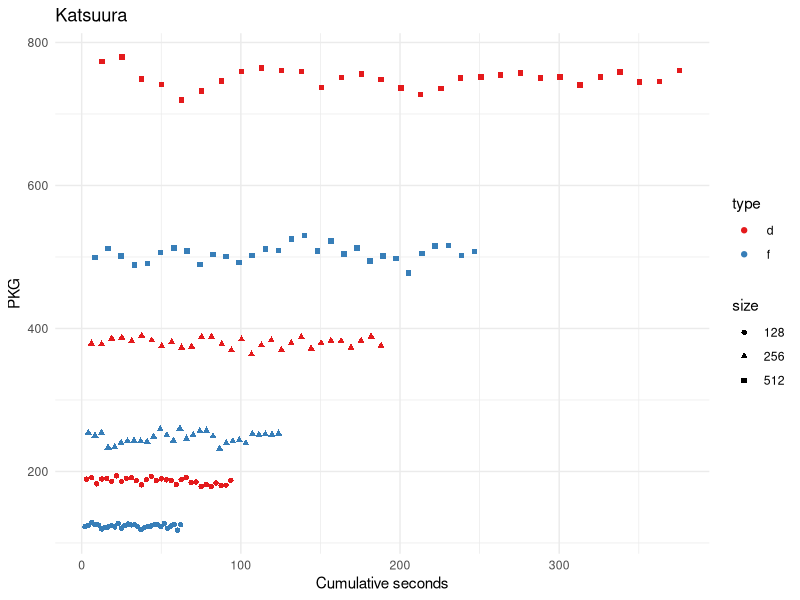
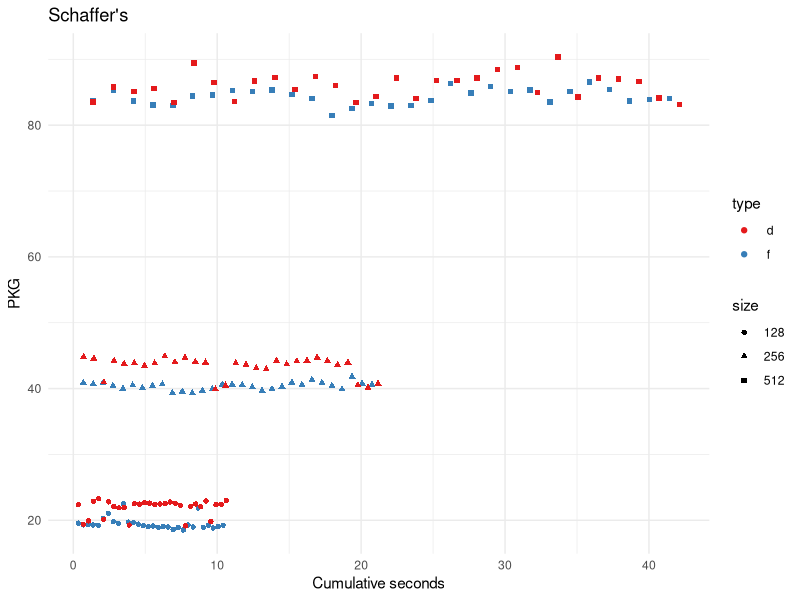
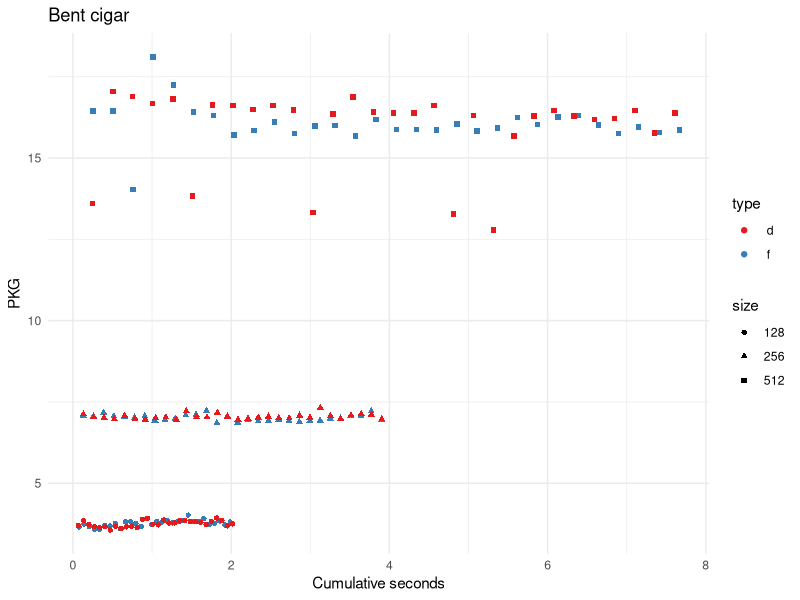
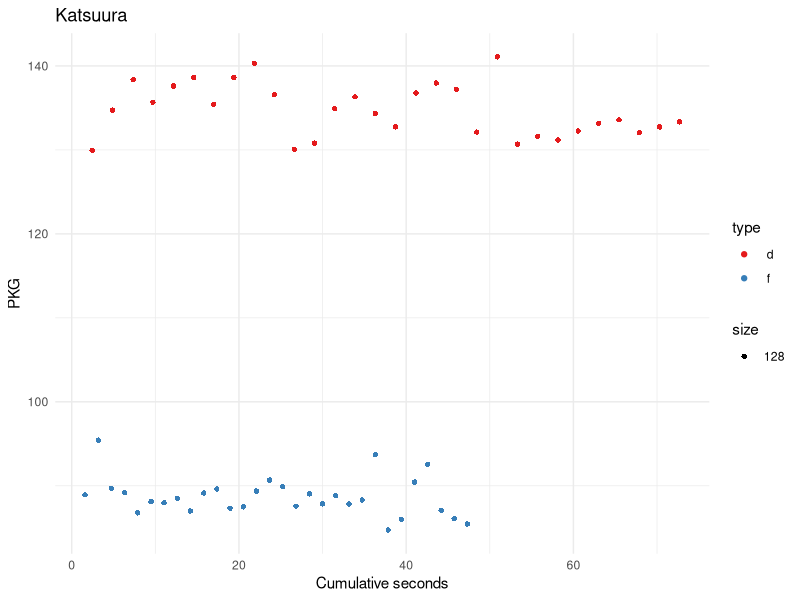
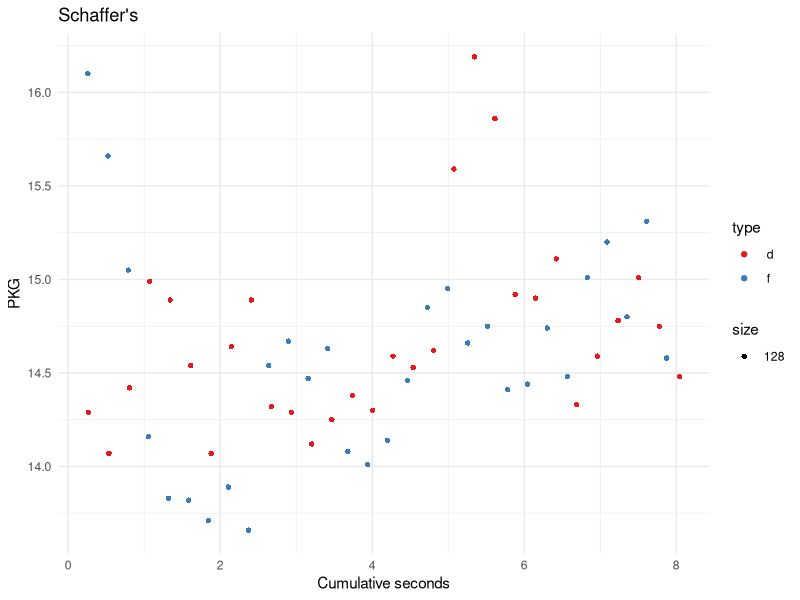
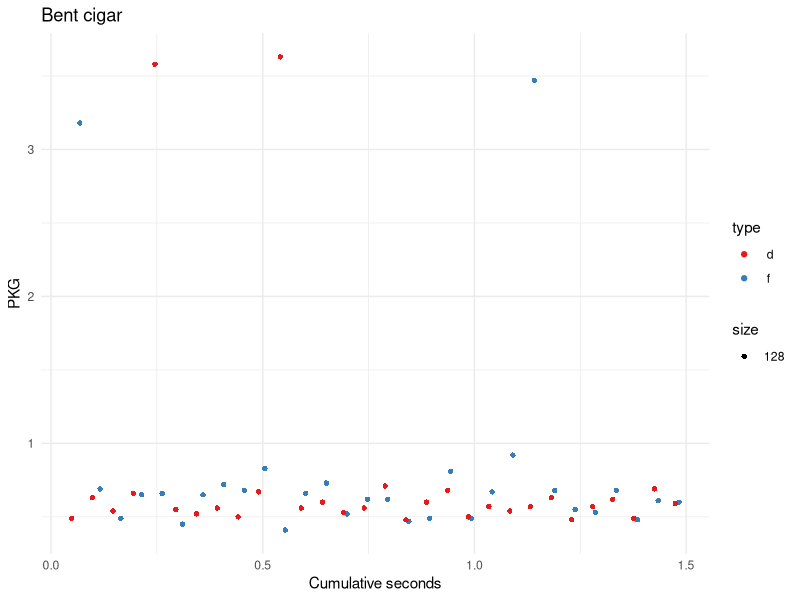
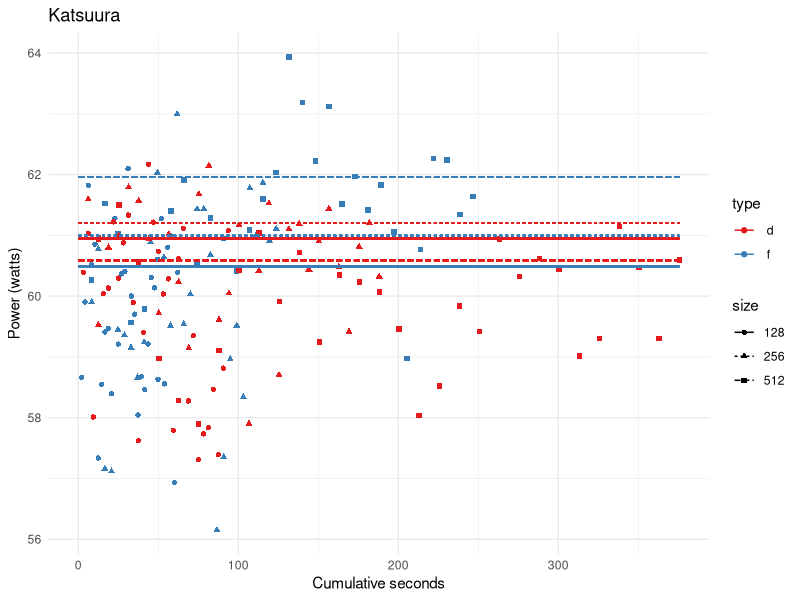
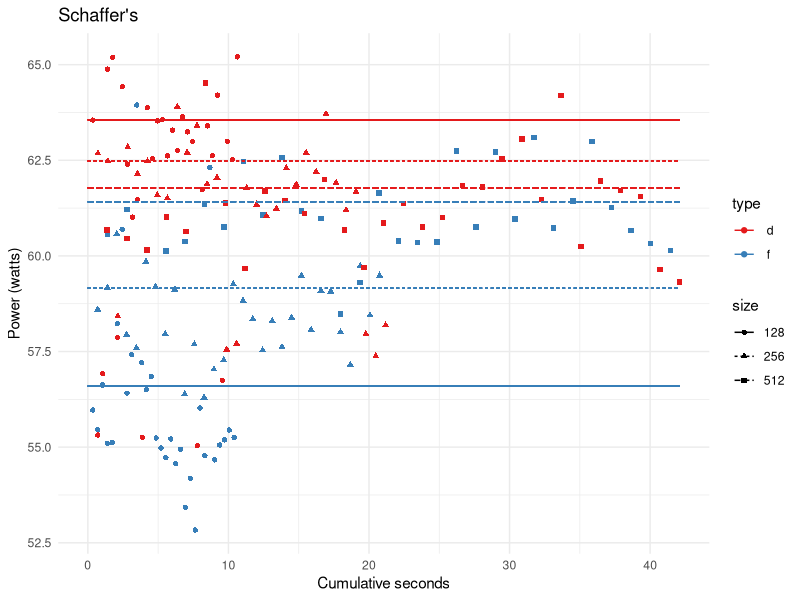

Here is the R script that generated these plots, in order:
bbob.fixed <- read.csv("data/evostar25-bbob-fixed-12-Nov-08-20-03.csv")

bbob.fixed$watts <- bbob.fixed$PKG / bbob.fixed$seconds

library(dplyr)
bbob.fixed <- bbob.fixed %>%
  group_by(type, size, work) %>%
  mutate(order = row_number()) %>%
  ungroup()

# Per type, size, work make a cumulative sum of the seconds passed and put it in a third column
bbob.fixed <- bbob.fixed %>%
  group_by(type, size, work) %>%
  mutate(cumulative_seconds = cumsum(seconds)) %>%
  ungroup()

bbob.variable <- read.csv("data/variable-evostar25-bbob-10-Nov-19-10-32.csv")
bbob.variable$watts <- bbob.variable$PKG / bbob.variable$seconds
bbob.variable$size <- as.factor(bbob.variable$size)
bbob.variable <- bbob.variable %>%
  group_by(type, size, work) %>%
  mutate(order = row_number()) %>%
  ungroup()

bbob.variable <- bbob.variable %>%
  group_by(type, size, work) %>%
  mutate(cumulative_seconds = cumsum(seconds)) %>%
  ungroup()

bbob.variable <- bbob.variable %>%
  group_by(type, size, work) %>%
  mutate(watts_75 = quantile(watts, 0.75)) %>%
  ungroup()

bbob.variable <- bbob.variable %>%
  group_by(type, size, work) %>%
  mutate(PKG_75 = quantile(PKG, 0.75)) %>%
  ungroup()

bbob.variable$size <- as.factor(bbob.variable$size)
library(ggplot2)
ggplot(bbob.variable[ bbob.variable$work == "katsuura",], aes(x=cumulative_seconds, y=PKG,shape=size)) +
  geom_point( aes(color=type)) + scale_color_brewer(palette="Set1") +
  labs(title="Katsuura", y="PKG", x="Cumulative seconds")+theme(legend.position="none")+theme_minimal()
ggsave("img/bbob-katsuura-variable.png", width=16, height=8, dpi=300)

ggplot(bbob.variable[ bbob.variable$work == "schaffers",], aes(x=cumulative_seconds, y=PKG,shape=size, group=type,color=type)) +
  geom_point( aes(color=type)) + scale_color_brewer(palette="Set1") +
  labs(title="Schaffer's", y="PKG", x="Cumulative seconds")+theme(legend.position="none")+theme_minimal()
ggsave("img/bbob-schaffers-variable.png", width=16, height=8, dpi=300)

ggplot(bbob.variable[ bbob.variable$work == "bent_cigar",], aes(x=cumulative_seconds, y=PKG,shape=size, group=type,color=type)) +
  geom_point( aes(color=type)) + scale_color_brewer(palette="Set1") +
  labs(title="Bent cigar", y="PKG", x="Cumulative seconds")+theme(legend.position="none")+theme_minimal()
ggsave("img/bbob-bent-cigar-variable.png", width=16, height=8, dpi=300)

bbob.fixed$size <- as.factor(bbob.fixed$size)

ggplot(bbob.fixed[ bbob.fixed$work == "katsuura",], aes(x=cumulative_seconds, y=PKG,shape=size)) +
  geom_point( aes(color=type)) + scale_color_brewer(palette="Set1") +
  labs(title="Katsuura", y="PKG", x="Cumulative seconds")+theme(legend.position="none")+theme_minimal()
ggsave("img/bbob-katsuura-fixed.png", width=16, height=8, dpi=300)

ggplot(bbob.fixed[ bbob.fixed$work == "schaffers",], aes(x=cumulative_seconds, y=PKG,shape=size, group=type,color=type)) +
  geom_point( aes(color=type)) + scale_color_brewer(palette="Set1") +
  labs(title="Schaffer's", y="PKG", x="Cumulative seconds")+theme(legend.position="none")+theme_minimal()
ggsave("img/bbob-schaffers-fixed.png", width=16, height=8, dpi=300)

ggplot(bbob.fixed[ bbob.fixed$work == "bent_cigar",], aes(x=cumulative_seconds, y=PKG,shape=size, group=type,color=type)) +
  geom_point( aes(color=type)) + scale_color_brewer(palette="Set1") +
  labs(title="Bent cigar", y="PKG", x="Cumulative seconds")+theme(legend.position="none")+theme_minimal()
ggsave("img/bbob-bent-cigar-fixed.png", width=16, height=8, dpi=300)

bbob.variable <- bbob.variable %>%
  group_by(type, size, work) %>%
  mutate(watts_75 = quantile(watts, 0.75)) %>%
  ungroup()

bbob.variable <- bbob.variable %>%
  group_by(type, size, work) %>%
  mutate(PKG_75 = quantile(PKG, 0.75)) %>%
  ungroup()

ggplot(bbob.variable[ bbob.variable$work == "katsuura",], aes(x=cumulative_seconds, y=watts,shape=size)) +
  geom_point( aes(color=type)) + scale_color_brewer(palette="Set1") +
  labs(title="Katsuura", y="Power (watts)", x="Cumulative seconds")+theme(legend.position="none") + geom_segment(data=bbob.variable[bbob.variable$work == "katsuura",],aes(x=0, xend=max(cumulative_seconds), y=watts_75, color=type,linetype=size))+theme_minimal()
ggsave("img/bbob-katsuura-variable-watts.png", width=16, height=8, dpi=300)

ggplot(bbob.variable[ bbob.variable$work == "schaffers",], aes(x=cumulative_seconds, y=watts,shape=size, group=type,color=type)) +
  geom_point( aes(color=type)) + scale_color_brewer(palette="Set1") +
  labs(title="Schaffer's", y="Power (watts)", x="Cumulative seconds")+theme(legend.position="none")+ geom_segment(data=bbob.variable[bbob.variable$work == "schaffers",],aes(x=0, xend=max(cumulative_seconds), y=watts_75, color=type,linetype=size))+ theme_minimal()
ggsave("img/bbob-schaffers-variable-watts.png", width=16, height=8, dpi=300)

ggplot(bbob.variable[ bbob.variable$work == "bent_cigar",], aes(x=cumulative_seconds, y=watts,shape=size, group=type,color=type)) +
  geom_point( aes(color=type)) + scale_color_brewer(palette="Set1") +
  labs(title="Bent cigar", y="Power (watts)", x="Cumulative seconds")+theme(legend.position="none")+ geom_segment(data=bbob.variable[bbob.variable$work == "bent_cigar",],aes(x=0, xend=max(cumulative_seconds), y=watts_75, color=type,linetype=size))+ theme_minimal()
ggsave("img/bbob-bent-cigar-variable-watts.png", width=16, height=8, dpi=300)

bbob.fixed <- bbob.fixed %>%
  group_by(type, size, work) %>%
  mutate(watts_75 = quantile(watts, 0.75)) %>%
  ungroup()

bbob.fixed <- bbob.fixed %>%
  group_by(type, size, work) %>%
  mutate(PKG_75 = quantile(PKG, 0.75)) %>%
  ungroup()

ggplot(bbob.fixed[ bbob.fixed$work == "katsuura",], aes(x=cumulative_seconds, y=watts,shape=size)) +
  geom_point( aes(color=type)) + scale_color_brewer(palette="Set1") +
  labs(title="Katsuura", y="Power (watts)", x="Cumulative seconds")+theme(legend.position="none")+ geom_segment(data=bbob.fixed[bbob.fixed$work == "katsuura",],aes(x=0, xend=max(cumulative_seconds), y=watts_75, color=type,linetype=size))+ theme_minimal()
ggsave("img/bbob-katsuura-fixed-watts.png", width=16, height=8, dpi=300)

ggplot(bbob.fixed[ bbob.fixed$work == "schaffers",], aes(x=cumulative_seconds, y=watts,shape=size, group=type,color=type)) +
  geom_point( aes(color=type)) + scale_color_brewer(palette="Set1") +
  labs(title="Schaffer's", y="Power (watts)", x="Cumulative seconds")+theme(legend.position="none")+ geom_segment(data=bbob.fixed[bbob.fixed$work == "schaffers",],aes(x=0, xend=max(cumulative_seconds), y=watts_75, color=type,linetype=size))+theme_minimal()
ggsave("img/bbob-schaffers-fixed-watts.png", width=16, height=8, dpi=300)

ggplot(bbob.fixed[ bbob.fixed$work == "bent_cigar",], aes(x=cumulative_seconds, y=watts,shape=size, group=type,color=type)) +
  geom_point( aes(color=type)) + scale_color_brewer(palette="Set1") +
  labs(title="Bent cigar", y="Power (watts)", x="Cumulative seconds")+theme(legend.position="none")+ geom_segment(data=bbob.fixed[bbob.fixed$work == "bent_cigar",],aes(x=0, xend=max(cumulative_seconds), y=watts_75, color=type,linetype=size))+theme_minimal()
ggsave("img/bbob-bent-cigar-fixed-watts.png", width=16, height=8, dpi=300)

ggplot(bbob.variable[bbob.variable$work =="different_powers" | bbob.variable$work =="bent_cigar" | bbob.variable$work == "rosenbrock" | bbob.variable$work=="rastrigin",], aes(x=seconds,y=watts, shape=type,color=size)) +
  geom_point( aes(color=work)) + scale_color_brewer(palette="Set1") +
  labs( y="Watts", x="Seconds") +
  theme(axis.text.x = element_text(angle = 45, hjust = 1))+scale_x_log10()+theme_minimal()
ggsave("img/bbob-variable-watts.png", width=8, height=4, dpi=300)
